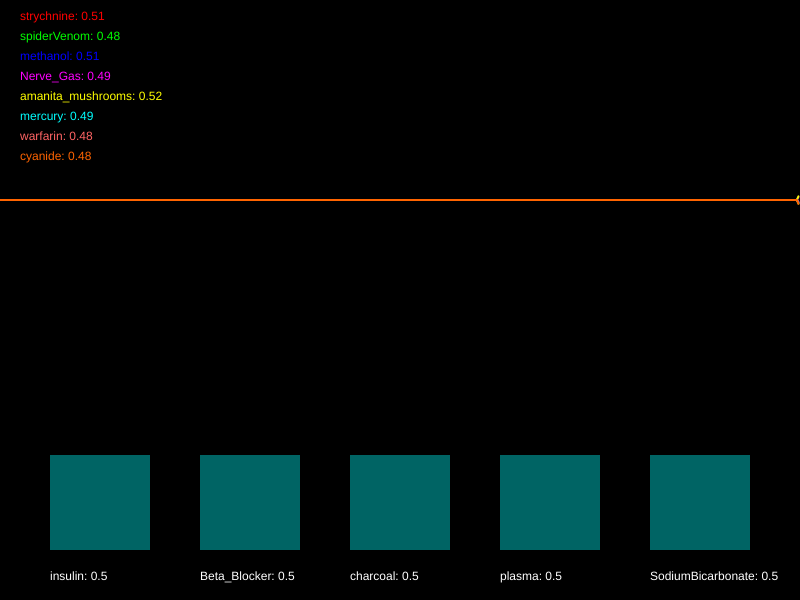
Frame 1 (no input)
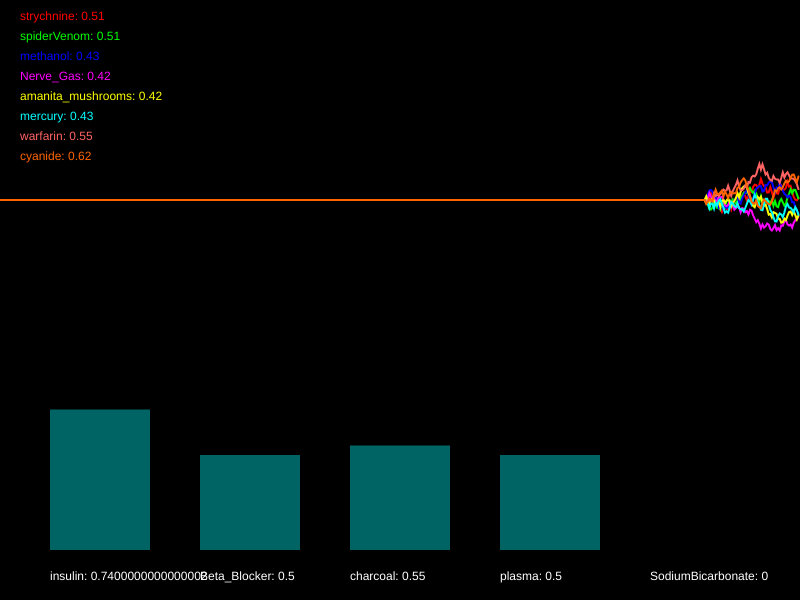
Frame 60 (no input)
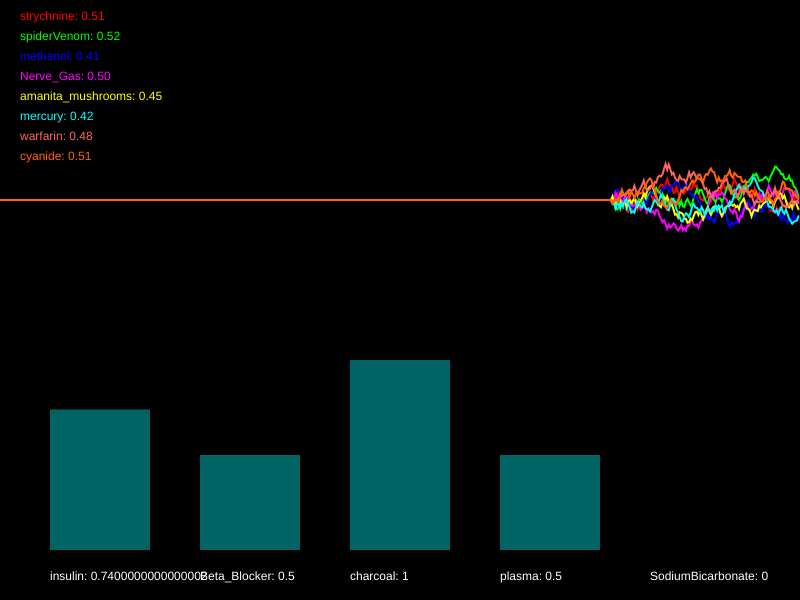
Frame 120 (the mouse pressed at the canvas centre since frame 60)

The p5.js sketch that drew these frames (run headless with seeded random() and noise() and a simulated clock; from frame 60 on, the mouse is pressed at the canvas centre):

// p5.js sketch
// ── sketch.js
/*

Officer: 6871370
CaseNum: 401-3-35024225-6871370

Case 401 - The Case of Norbert's Weiner Stand
Stage 4 - Mortal Cupcake

It seems that Norbert is getting desperate now. In what appears to be his final stand he has set up his own cupcake shop. The laced cupcakes look delicious but they are extremely dangerous. Just a brief whiff of one can induce a series of
deadly symptoms. This is Norbert’s most complex poison to date, so you’ll have to work hard to produce a viable antidote.

You must develop the antidote by using conditional statements in the draw loop to do the following.

	- If strychnine dips below 0.69, mercury goes above 0.54, and also amanita_mushrooms goes above 0.74, try decreasing insulin by 0.04
	- When methanol goes above 0.57, whilst at the same time, Nerve_Gas goes above 0.34 or cyanide goes above 0.41, increase insulin by 0.04
	- If amanita_mushrooms dips below 0.38 or Nerve_Gas goes above 0.37, whilst at the same time, cyanide goes above 0.59 and methanol goes above 0.68, decrement Beta_Blocker by 0.04
	- If mercury goes above 0.67, spiderVenom goes above 0.41, strychnine dips below 0.39, and also warfarin goes above 0.75, increase Beta_Blocker by 0.01
	- When warfarin dips below 0.34 and strychnine dips below 0.27, whilst at the same time, spiderVenom dips below 0.52 or cyanide dips below 0.71, reduce charcoal by 0.02
	- If either mercury dips below 0.36, methanol dips below 0.45, or perhaps Nerve_Gas goes above 0.64, increase charcoal by 0.05
	- When mercury goes above 0.28 or methanol dips below 0.57, whilst at the same time, spiderVenom dips below 0.54 and amanita_mushrooms dips below 0.41, try decreasing plasma by 0.03
	- When strychnine dips below 0.72 or Nerve_Gas dips below 0.72, or on the other hand, warfarin goes above 0.6 and cyanide dips below 0.73, increase plasma by 0.03
	- If methanol goes above 0.49, mercury dips below 0.47, and also strychnine dips below 0.63, decrement SodiumBicarbonate by 0.04
	- When amanita_mushrooms goes above 0.38, Nerve_Gas goes above 0.74, and also warfarin goes above 0.4, increase SodiumBicarbonate by 0.03


Your conditional statements should consider the following poisons:

	- strychnine
	- spiderVenom
	- methanol
	- Nerve_Gas
	- amanita_mushrooms
	- mercury
	- warfarin
	- cyanide


Your conditional statements should modify the following antidotes:

	- insulin
	- Beta_Blocker
	- charcoal
	- plasma
	- SodiumBicarbonate


- There are many ways to complete this task but you should only use the following commands:

	if(){}
	>
	<
	&&
	||
	+=
	-=

*/

//Declare the poison variables
var strychnine;
var spiderVenom;
var methanol;
var Nerve_Gas;
var amanita_mushrooms;
var mercury;
var warfarin;
var cyanide;


//Declare the antidote variables
var insulin;
var Beta_Blocker;
var charcoal;
var plasma;
var SodiumBicarbonate;


//This variable is used for drawing the graph
var graphs;


function setup()
{

	createCanvas(800,600);
	strokeWeight(2);

	//initialise the poisons and antidotes
	strychnine = 0.5;
	spiderVenom = 0.5;
	methanol = 0.5;
	Nerve_Gas = 0.5;
	amanita_mushrooms = 0.5;
	mercury = 0.5;
	warfarin = 0.5;
	cyanide = 0.5;
	insulin = 0.5;
	Beta_Blocker = 0.5;
	charcoal = 0.5;
	plasma = 0.5;
	SodiumBicarbonate = 0.5;


	//fills the graph with empty values
	graphs = [];

	for(var i = 0; i < 8; i++)
	{
		graphs.push([]);
		for(var j = 0; j < 512; j++)
		{
			graphs[i].push(0.5);
		}
	}

}

function draw()
{

	//Develop the antidote below
	//Write conditional statements to change the amount of each substance ...
	// - If strychnine dips below 0.69, mercury goes above 0.54, and also amanita_mushrooms goes above 0.74, try decreasing insulin by 0.04
	// - When methanol goes above 0.57, whilst at the same time, Nerve_Gas goes above 0.34 or cyanide goes above 0.41, increase insulin by 0.04
	// - If amanita_mushrooms dips below 0.38 or Nerve_Gas goes above 0.37, whilst at the same time, cyanide goes above 0.59 and methanol goes above 0.68, decrement Beta_Blocker by 0.04
	// - If mercury goes above 0.67, spiderVenom goes above 0.41, strychnine dips below 0.39, and also warfarin goes above 0.75, increase Beta_Blocker by 0.01
	// - When warfarin dips below 0.34 and strychnine dips below 0.27, whilst at the same time, spiderVenom dips below 0.52 or cyanide dips below 0.71, reduce charcoal by 0.02
	// - If either mercury dips below 0.36, methanol dips below 0.45, or perhaps Nerve_Gas goes above 0.64, increase charcoal by 0.05
	// - When mercury goes above 0.28 or methanol dips below 0.57, whilst at the same time, spiderVenom dips below 0.54 and amanita_mushrooms dips below 0.41, try decreasing plasma by 0.03
	// - When strychnine dips below 0.72 or Nerve_Gas dips below 0.72, or on the other hand, warfarin goes above 0.6 and cyanide dips below 0.73, increase plasma by 0.03
	// - If methanol goes above 0.49, mercury dips below 0.47, and also strychnine dips below 0.63, decrement SodiumBicarbonate by 0.04
	// - When amanita_mushrooms goes above 0.38, Nerve_Gas goes above 0.74, and also warfarin goes above 0.4, increase SodiumBicarbonate by 0.03
	if(strychnine<0.69 && mercury>0.54 && amanita_mushrooms>0.74){insulin-=0.04}
	if(methanol>0.57 && (Nerve_Gas>0.34 || cyanide>0.41)){insulin+=0.04}
	if((amanita_mushrooms<0.38 || Nerve_Gas>0.37) && (cyanide>0.59 && methanol>0.68)){Beta_Blocker-=0.04}
	if(mercury>0.67 && spiderVenom>0.41 && strychnine<0.39 && warfarin>0.75){Beta_Blocker+=0.01}
	if(warfarin<0.34 && strychnine<0.27 && (spiderVenom<0.52 || cyanide<0.71)){charcoal-=0.02}
	if(mercury<0.36 || methanol<0.45 || Nerve_Gas>0.64){charcoal+=0.05}
	if(mercury>0.28 || methanol<0.57 && (spiderVenom<0.54 && amanita_mushrooms<0.41)){plasma-=0.03}
	if(strychnine<0.72 || Nerve_Gas<0.72 || (warfarin>0.6 && cyanide<0.73)){plasma+=0.03}
	if(methanol>0.49 && mercury<0.47 && strychnine<0.63){SodiumBicarbonate-=0.04}
	if(amanita_mushrooms>0.38 && Nerve_Gas>0.74 && warfarin>0.4){SodiumBicarbonate+=0.03}

	//////////////////////////////////////////////////////

	//the code below generates new values using random numbers

	/*
		For testing, you might want to temporarily comment out
		these lines and set the same variables to constant values
		instead.
	*/

	strychnine = nextValue(graphs[0],strychnine);
	spiderVenom = nextValue(graphs[1],spiderVenom);
	methanol = nextValue(graphs[2],methanol);
	Nerve_Gas = nextValue(graphs[3],Nerve_Gas);
	amanita_mushrooms = nextValue(graphs[4],amanita_mushrooms);
	mercury = nextValue(graphs[5],mercury);
	warfarin = nextValue(graphs[6],warfarin);
	cyanide = nextValue(graphs[7],cyanide);


	insulin = constrain(insulin, 0, 1);
	Beta_Blocker = constrain(Beta_Blocker, 0, 1);
	charcoal = constrain(charcoal, 0, 1);
	plasma = constrain(plasma, 0, 1);
	SodiumBicarbonate = constrain(SodiumBicarbonate, 0, 1);


	///////// DO NOT CHANGE THE CODE BELOW ///////////

	//drawing code

	// set background
	background(0);
	noFill();

	//draw the graphs for the vitals

	var colors = [
		color(255, 0, 0),
		color(0, 255, 0),
		color(0, 0, 255),
		color(255, 0, 255),
		color(255, 255, 0),
		color(0, 255, 255),
		color(255, 100, 100),
		color(255, 100, 0)
	];

	for(var i = 0; i < graphs.length; i++)
	{
		stroke(colors[i]);
		drawGraph(graphs[i]);
	}

	//draw the poisons as text
	noStroke();
	fill(colors[0]);
	text('strychnine: ' + nf(strychnine,1,2), 20,20);
	fill(colors[1]);
	text('spiderVenom: ' + nf(spiderVenom,1,2), 20,40);
	fill(colors[2]);
	text('methanol: ' + nf(methanol,1,2), 20,60);
	fill(colors[3]);
	text('Nerve_Gas: ' + nf(Nerve_Gas,1,2), 20,80);
	fill(colors[4]);
	text('amanita_mushrooms: ' + nf(amanita_mushrooms,1,2), 20,100);
	fill(colors[5]);
	text('mercury: ' + nf(mercury,1,2), 20,120);
	fill(colors[6]);
	text('warfarin: ' + nf(warfarin,1,2), 20,140);
	fill(colors[7]);
	text('cyanide: ' + nf(cyanide,1,2), 20,160);


	//draw the antidotes bar chart
	drawBar(insulin,50,'insulin');
	drawBar(Beta_Blocker,200,'Beta_Blocker');
	drawBar(charcoal,350,'charcoal');
	drawBar(plasma,500,'plasma');
	drawBar(SodiumBicarbonate,650,'SodiumBicarbonate');


}

function nextValue(graph, val)
{
	//gets the next value for a vital and puts it in an array for drawing
	var delta = random(-0.03,0.03);

	val += delta;
	if(val > 1 || val < 0)
	{
		delta *= -1;
		val += delta * 2;
	}

	graph.push(val)
	graph.shift();
	return val;
}

function drawGraph(graph)
{
	//draws an array as a graph
	beginShape();
	for(var i = 0; i < graph.length; i++)
	{
			vertex(width * i/512, height * 0.5 - graph[i]* height/3)
	}
	endShape();
}


function drawBar(val, x, name)
{
	//draws the bars for bar chart
    noStroke();
    fill(0,100,100);
	var mh = height * 0.4 - 50;
	rect(x,(height - 50) - val*mh, 100, val*mh);
    fill(255);
	text(name + ": " + val, x, height - 20);
}
